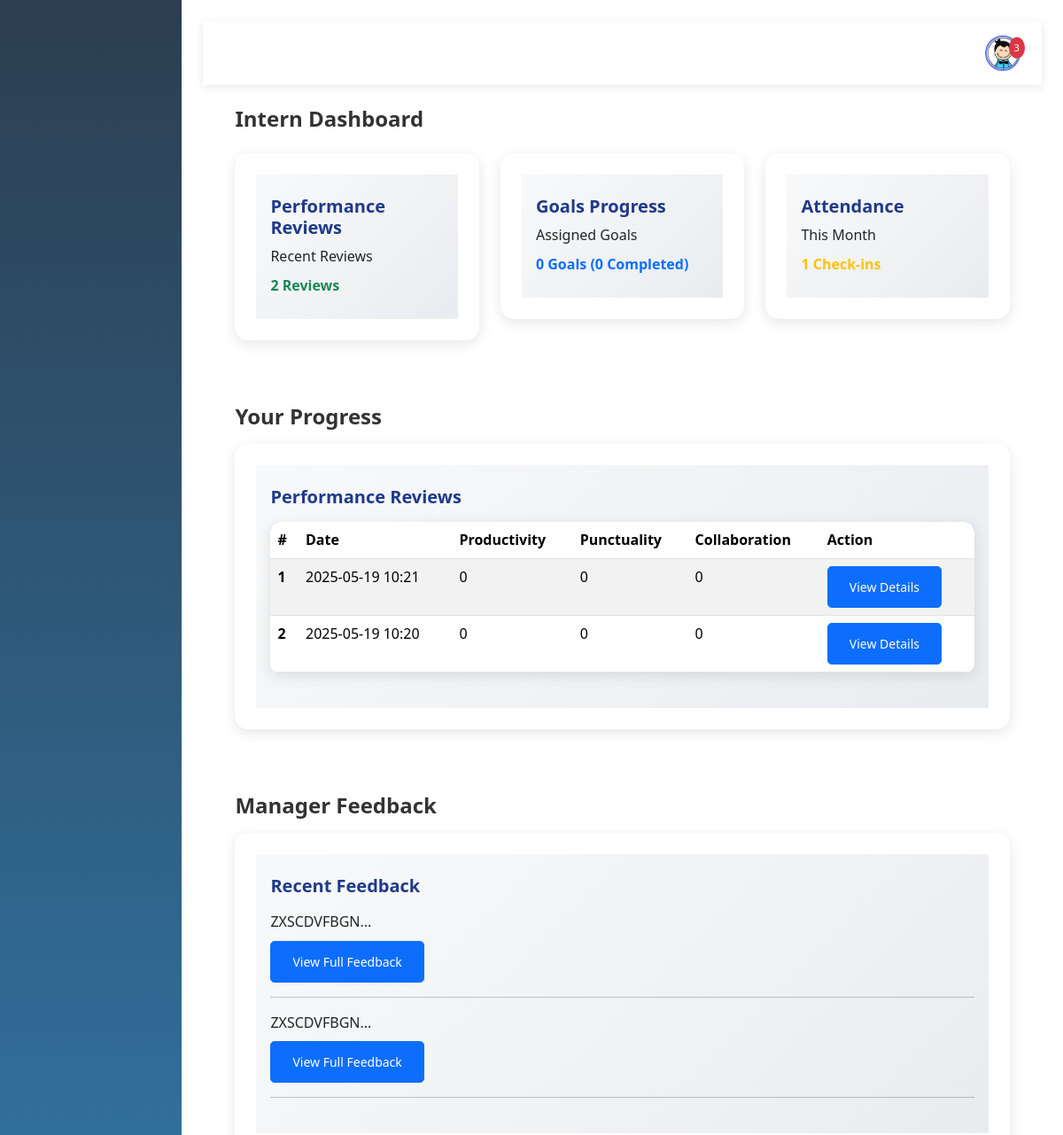
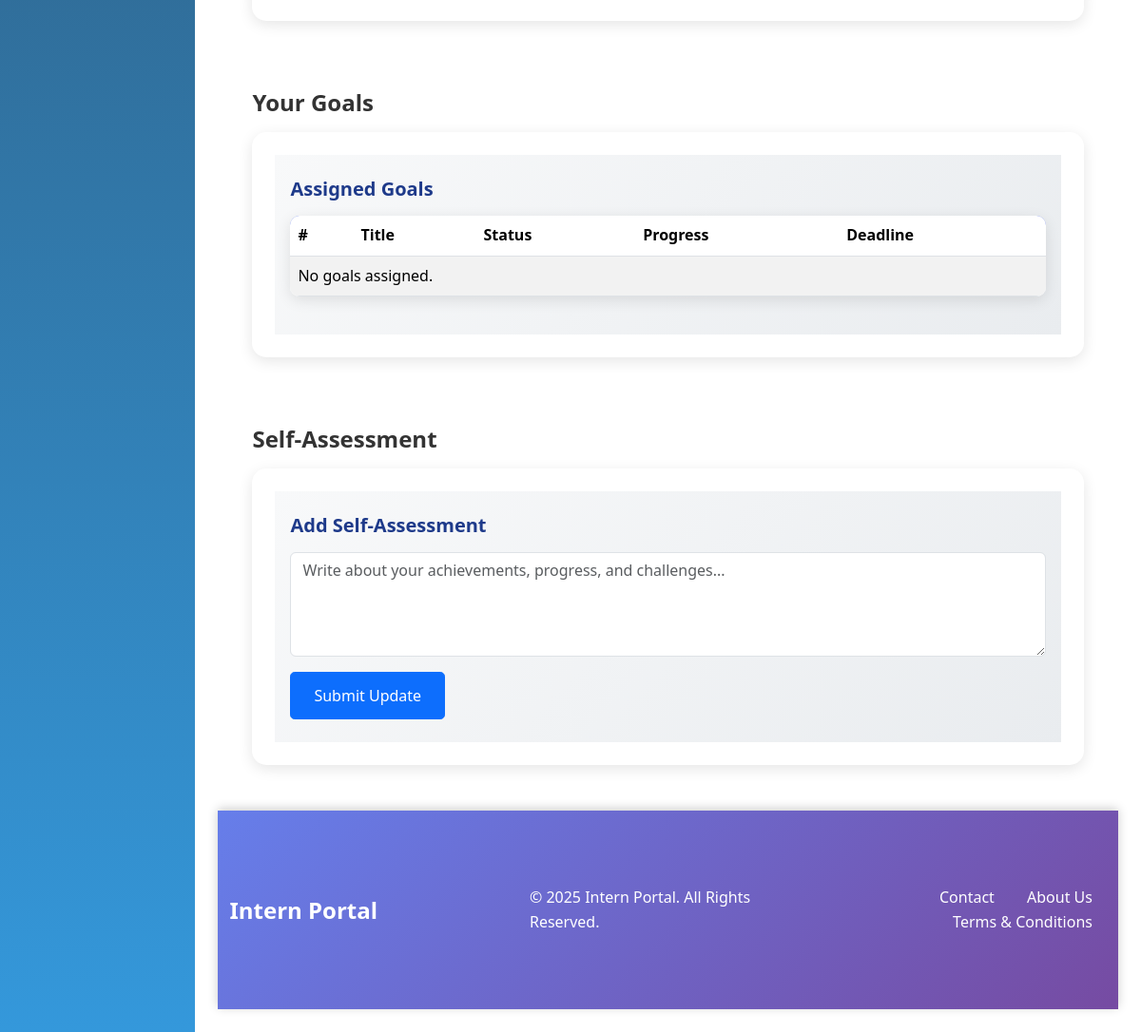
The app's page /intern/ (signed in) with its own data (2 pictures, top to bottom).
### accounts/models.py (models this page shows, shortened)
class PerformanceReview(models.Model):
    user = models.ForeignKey(
        CustomUser,
        on_delete=models.CASCADE,
        verbose_name=_('Employee')
    )
    date = models.DateTimeField(
        auto_now_add=True,
        verbose_name=_('Review Date')
    )
    productivity_score = models.IntegerField(
        validators=[MinValueValidator(1), MaxValueValidator(5)],
        verbose_name=_('Productivity Score')
    )
    punctuality_score = models.IntegerField(
        validators=[MinValueValidator(1), MaxValueValidator(5)],
        verbose_name=_('Punctuality Score')
    )
    collaboration_score = models.IntegerField(
        validators=[MinValueValidator(1), MaxValueValidator(5)],
        verbose_name=_('Collaboration Score')
    )
    goals = models.TextField(verbose_name=_('Goals'))
    feedback = models.TextField(verbose_name=_('Feedback'))
    reviewer = models.ForeignKey(
        CustomUser,
        on_delete=models.SET_NULL,
        null=True,
        related_name='performance_reviews_given',
        verbose_name=_('Reviewer')
    )
    class Meta:
        verbose_name = _('Performance Review')
        verbose_name_plural = _('Performance Reviews')
        ordering = ['-date']

### accounts/views.py (the view)
# urls.py: path('intern/', views.intern_dashboard, name="intern_dashboard"),
@login_required
def intern_dashboard(request):
    user = request.user
    if user.user_type != UserTypes.INTERN:
        return redirect('user_login')  # Ensure only the intern can access their dashboard
    performance_reviews = PerformanceReview.objects.filter(user=user).order_by('-date')[:3]
    goals = Goal.objects.filter(assigned_to=user).order_by('-created_at')
    goals_completed = goals.filter(completed=True).count()
    attendance_records = Attend.objects.filter(attender=user).order_by('-datetime')
    data = {
        'user': user,
        'performance_reviews': performance_reviews,
        'goals': goals,
        'goals_completed': goals_completed,
        'attendance_records': attendance_records,
    }
    return render(request, "intern/intern_dashboard.html", data)

### templates/intern/intern_dashboard.html (shortened to what this page needs)
{% load static %}
<!DOCTYPE html>
<html lang="en">
<head>
    <link href="https://cdn.lineicons.com/4.0/lineicons.css" rel="stylesheet" />
    <link href="https://cdn.jsdelivr.net/npm/bootstrap@5.3.2/dist/css/bootstrap.min.css" rel="stylesheet"
>
    <link rel="stylesheet" href="{% static 'css/style.css' %}">
</head>
<body>
    <div class="wrapper">
        <aside id="sidebar">
            <div class="d-flex align-items-center p-3">
                <button class="toggle-btn" type="button">
                </button>
            </div>
            <ul class="sidebar-nav">
                <li class="sidebar-item">
                    <a href="{% url 'intern_dashboard_detail' user.id %}" class="sidebar-link active">
                    </a>
                </li>
                <li class="sidebar-item">
                    <a href="{% url 'goals' %}" class="sidebar-link">
                    </a>
                </li>
                <li class="sidebar-item">
                    <a href="{% url 'Self_Assessment' %}" class="sidebar-link">
                    </a>
                </li>
                <li class="sidebar-item">
                    <a href="{% url 'attendance' %}" class="sidebar-link">
                    </a>
                </li>
                <li class="sidebar-item">
                    <a href="{% url 'logout' %}" class="sidebar-link">
                    </a>
                </li>
            </ul>
        </aside>
        <div class="main">
            <nav class="navbar navbar-expand px-4 py-3">
                <div class="navbar-collapse collapse">
                    <ul class="navbar-nav ms-auto">
                        <li class="nav-item dropdown">
                            <a href="#" data-bs-toggle="dropdown" class="nav-icon pe-md-0 position-relative">
                                <img src="{% static 'img/user.png' %}" class="avatar img-fluid" alt="User Avatar">
                                <span class="notification-badge">3</span>
                            </a>
                        </li>
                    </ul>
                </div>
            </nav>
            <main class="content px-4 py-4">
                <div class="container-fluid">
                    <h3 class="fw-bold fs-4 mb-4">Intern Dashboard</h3>
                    <div class="row g-4">
                        <div class="col-12 col-md-4">
                            <div class="card">
                                <div class="card-body py-4">
                                    <h5 class="mb-2 fw-bold">Performance Reviews</h5>
                                    <p class="mb-2">Recent Reviews</p>
                                    <div class="mb-0">
                                        <span class="fw-bold text-success">
                                            {{ performance_reviews|length }} Reviews
                                        </span>
                                    </div>
                                </div>
                            </div>
                        </div>
                        <div class="col-12 col-md-4">
                            <div class="card">
                                <div class="card-body py-4">
                                    <h5 class="mb-2 fw-bold">Goals Progress</h5>
                                    <p class="mb-2">Assigned Goals</p>
                                    <div class="mb-0">
                                        <span class="fw-bold text-primary">
                                            {{ goals|length }} Goals ({{ goals_completed }} Completed)
                                        </span>
                                    </div>
                                </div>
                            </div>
                        </div>
                        <div class="col-12 col-md-4">
                            <div class="card">
                                <div class="card-body py-4">
                                    <h5 class="mb-2 fw-bold">Attendance</h5>
                                    <p class="mb-2">This Month</p>
                                    <div class="mb-0">
                                        <span class="fw-bold text-warning">
                                            {{ attendance_records|length }} Check-ins
                                        </span>
                                    </div>
                                </div>
                            </div>
                        </div>
                    </div>
                    <h3 class="fw-bold fs-4 mt-5 mb-3">Your Progress</h3>
                    <div class="row">
                        <div class="col-12">
                            <div class="card">
                                <div class="card-body py-4">
                                    <h5 class="mb-3 fw-bold">Performance Reviews</h5>
                                    <table class="table table-striped">
                                        <thead>
                                            <tr>
                                                <th scope="col">#</th>
                                                <th scope="col">Date</th>
                                                <th scope="col">Productivity</th>
                                                <th scope="col">Punctuality</th>
                                                <th scope="col">Collaboration</th>
                                                <th scope="col">Action</th>
                                            </tr>
                                        </thead>
                                        <tbody>
                                            {% for review in performance_reviews %}
                                            <tr>
                                                <th scope="row">{{ forloop.counter }}</th>
                                                <td>{{ review.date|date:'Y-m-d H:i' }}</td>
                                                <td>{{ review.productivity_score }}</td>
                                                <td>{{ review.punctuality_score }}</td>
                                                <td>{{ review.collaboration_score }}</td>
                                                <td>
                                                    <a href="{% url 'intern_performance_details' review.id %}" class="btn btn-primary btn-sm">View Details</a>
                                                </td>
                                            </tr>
                                            {% empty %}
                                            <tr>
                                                <td colspan="6">No reviews available.</td>
                                            </tr>
                                            {% endfor %}
                                        </tbody>
                                    </table>
                                </div>
                            </div>
                        </div>
                    </div>
                    <h3 class="fw-bold fs-4 mt-5 mb-3">Manager Feedback</h3>
                    <div class="row">
                        <div class="col-12">
                            <div class="card">
                                <div class="card-body py-4">
                                    <h5 class="mb-3 fw-bold">Recent Feedback</h5>
                                    {% for review in performance_reviews %}
                                    <p class="mb-2">{{ review.feedback|slice:":100" }}...</p>
                                    <button class="btn btn-primary btn-sm" data-bs-toggle="modal" data-bs-target="#feedbackModal"
                                        data-feedback="{{ review.feedback }}">View Full Feedback</button>
                                    <hr>
                                    {% empty %}
                                    <p>No feedback available.</p>
                                    {% endfor %}
                                </div>
                            </div>
                        </div>
                    </div>
                    <h3 class="fw-bold fs-4 mt-5 mb-3">Your Goals</h3>
                    <div class="row">
                        <div class="col-12">
                            <div class="card">
                                <div class="card-body py-4">
                                    <h5 class="mb-3 fw-bold">Assigned Goals</h5>
                                    <table class="table table-striped">
                                        <thead>
                                            <tr>
                                                <th scope="col">#</th>
                                                <th scope="col">Title</th>
                                                <th scope="col">Status</th>
                                                <th scope="col">Progress</th>
                                                <th scope="col">Deadline</th>
                                            </tr>
                                        </thead>
                                        <tbody>
                                            {% for goal in goals %}
                                            <tr>
                                                <th scope="row">{{ forloop.counter }}</th>
                                                <td>{{ goal.title }}</td>
                                                <td>{{ goal.status|title }}</td>
                                                <td>{{ goal.progress }}%</td>
                                                <td>{{ goal.deadline|date:'Y-m-d' }}</td>
                                            </tr>
                                            {% empty %}
                                            <tr>
                                                <td colspan="5">No goals assigned.</td>
                                            </tr>
                                            {% endfor %}
                                        </tbody>
                                    </table>
                                </div>
                            </div>
                        </div>
                    </div>
                    <h3 class="fw-bold fs-4 mt-5 mb-3">Self-Assessment</h3>
                    <div class="row">
                        <div class="col-12">
                            <div class="card">
                                <div class="card-body py-4">
                                    <h5 class="mb-3 fw-bold">Add Self-Assessment</h5>
                                    <form method="post" action="{% url 'Self_Assessment' %}">
                                        <div class="mb-3">
                                            <textarea class="form-control" id="selfAssessment" name="selfAssessment" rows="4"
                                                placeholder="Write about your achievements, progress, and challenges..." required></textarea>
                                        </div>
                                        <button type="submit" class="btn btn-primary">Submit Update</button>
                                    </form>
                                </div>
                            </div>
                        </div>
                    </div>
                </div>
            </main>
            <footer class="footer">
                <div class="container-fluid">
                    <div class="row align-items-center text-center text-md-start">
                        <div class="col-md-4 mb-3 mb-md-0">
                            <a href="#" class="footer-brand">Intern Portal</a>
                        </div>
                        <div class="col-md-4 mb-3 mb-md-0">
                            <p class="mb-0">© 2025 Intern Portal. All Rights Reserved.</p>
                        </div>
                        <div class="col-md-4 text-md-end">
                            <ul class="list-inline mb-0">
                                <li class="list-inline-item">
                                    <a href="#">Contact</a>
                                </li>
                                <li class="list-inline-item">
                                    <a href="#">About Us</a>
                                </li>
                                <li class="list-inline-item">
                                    <a href="#">Terms & Conditions</a>
                                </li>
                            </ul>
                        </div>
                    </div>
                </div>
            </footer>
        </div>
    </div>
</body>
</html>

### records on screen
PerformanceReview: date "2025-05-19 10:21", productivity_score "0", punctuality_score "0", collaboration_score "0", feedback "ZXSCDVFBGN"
PerformanceReview: date "2025-05-19 10:20", productivity_score "0", punctuality_score "0", collaboration_score "0", feedback "ZXSCDVFBGN"

### other values on screen
{{ performance_reviews|length }} "2"
{{ goals|length }} "0"
{{ goals_completed }} "0"
{{ attendance_records|length }} "1"
